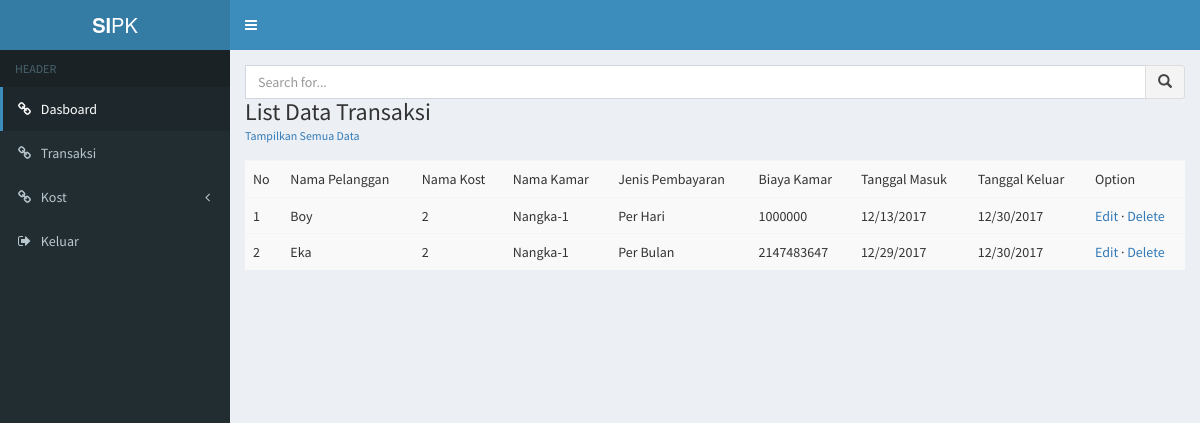
The app's page /tabletransaksi.php with its own data.
### tables this page shows
CREATE TABLE `transaksi` (
  `id_transaksi` int(10) NOT NULL,
  `nama_pelanggan` varchar(20) DEFAULT NULL,
  `nama_kost` varchar(20) DEFAULT NULL,
  `nama_kamar` varchar(20) DEFAULT NULL,
  `jenis_pembayaran` enum('Per Hari','Per Bulan','Per Tahun') DEFAULT NULL,
  `biaya_kamar` int(20) DEFAULT NULL,
  `tanggal_masuk` varchar(50) DEFAULT NULL,
  `tanggal_keluar` varchar(50) DEFAULT NULL
);

### tabletransaksi.php (the view, shortened to what this page needs)
<!DOCTYPE html>
<html>
<head>
  <link rel="stylesheet" href="bower_components/bootstrap/dist/css/bootstrap.min.css">
  <link rel="stylesheet" href="bower_components/font-awesome/css/font-awesome.min.css">
  <link rel="stylesheet" href="bower_components/Ionicons/css/ionicons.min.css">
  <link rel="stylesheet" href="dist/css/AdminLTE.min.css">
  <link rel="stylesheet" href="dist/css/skins/skin-blue.min.css">
  <link rel="stylesheet" href="bower_components/bootstrap-datepicker/dist/css/bootstrap-datepicker.min.css">
</head>
<body class="hold-transition skin-blue sidebar-mini">
<div class="wrapper">
  <header class="main-header">
    <a href="http://localhost/SIPK/" class="logo">
      <span class="logo-lg"><b>SI</b>PK</span>
    </a>
    <nav class="navbar navbar-static-top" role="navigation">
      <a href="#" class="sidebar-toggle" data-toggle="push-menu" role="button">
      </a>
    </nav>
  </header>
  <aside class="main-sidebar">
  <section class="sidebar">
      <ul class="sidebar-menu" data-widget="tree">
        <li class="header">HEADER</li>
        <li class="active"><a href="http://localhost/SIPK"><i class="fa fa-link"></i> <span>Dasboard</span></a></li>
        <li><a href="transaksi.php"><i class="fa fa-link"></i> <span>Transaksi</span></a></li>
        <li class="treeview">
          <a href="#"><i class="fa fa-link"></i> <span>Kost</span>
            <span class="pull-right-container">
                <i class="fa fa-angle-left pull-right"></i>
              </span>
          </a>
        </li>
        <li><a href="proses/logout.php"><i class="fa fa-sign-out"></i> <span>Keluar</span></a></li>
      </ul>
    </section>
  </aside>
  <div class="content-wrapper">
    <section class="content-header">
      <?php if (isset($_GET['option']) && isset($_GET['id_transaksi'])): ?>
        <?php
          if ($_GET['option'] == 'delete') {
            require_once "proses/connect.php";
            $id_transaksi = $_GET['id_transaksi'];
            $checkTransaksi = mysqli_query($connect, "SELECT * FROM transaksi WHERE id_transaksi='$id_transaksi'");
            if (mysqli_num_rows($checkTransaksi) > 0) {
              $deleteUser = mysqli_query($connect, "DELETE FROM transaksi WHERE id_transaksi='$id_transaksi'");
              if ($deleteUser) {
                echo 'Data Berhasil dihapus <a href="http://localhost/SIPK/tabletransaksi.php">Lihat Semua Data</a>';
              } else {
                echo "Gagal Menghapus Data Transaksi";
              }
            } else {
              echo "TRANSAKSI TIDAK DITEMUKAN";
            }
          }
        ?>
        <?php if ($_GET['option'] == "edit"): ?>
        <h1>
          Update Transaksi
        </h1>
        <small><a href="http://localhost/SIPK/tabletransaksi.php">Lihat Semua Data</a></small>
      </section>
      <section class="content container-fluid">
        <div class="panel panel-default">
          <div class="panel-body">
            <?php
              require_once "proses/connect.php";
              $getIDTransaksi = mysqli_escape_string($connect, $_GET['id_transaksi']);
              $getAllDataUser = mysqli_query($connect, "SELECT * FROM transaksi WHERE id_transaksi='$getIDTransaksi'");
              if (mysqli_num_rows($getAllDataUser) > 0) {
                $row = mysqli_fetch_assoc($getAllDataUser);
                $id_transaksi = $row['id_transaksi'];
                $nama_pelanggan = $row['nama_pelanggan'];
                $nama_kost = $row['nama_kost'];
                $nama_kamar = $row['nama_kamar'];
                $jenis_pembayaran = $row['jenis_pembayaran'];
                $biaya_kamar = $row['biaya_kamar'];
                $tanggal_masuk = $row['tanggal_masuk'];
                $tanggal_keluar = $row['tanggal_keluar'];
              }
            ?>
            <form role="form" action="proses/kamar.php" method="post">
              <?php if (isset($_GET['alert'])): ?>
                <?php if ($_GET['alert'] == "success"): ?>
                  <div class="alert alert-success">
                    Data Berhasil Masuk
                  </div>
                <?php endif; ?>
                <?php if ($_GET['alert'] == "danger"): ?>
                  <div class="alert alert-danger">
                    Data Gagal Masuk
                  </div>
                <?php endif; ?>
                <?php if ($_GET['alert'] == "nonefields"): ?>
                  <div class="alert alert-danger">
                    Masih ada data yang kosong!
                  </div>
                <?php endif; ?>
              <?php endif; ?>
                <div class="box-body">
                  <div class="form-group">
                    <label for="NamaPelanggan">Nama Pelanggan</label>
                    <input class="form-control" name="NamaPelanggan" id="NamaPelanggan" type="text" value="<?php echo $nama_pelanggan; ?>">
                  </div>
                  <div class="form-group">
                    <label for="NamaKost">Nama Kost</label>
                    <select class="form-control" name="NamaKost" id="NamaKost" value="<?php echo $nama_kost; ?>">
                      <option value="">Pilih Nama Kost</option>
                      <?php
                        require_once "proses/connect.php";
                        $getData = mysqli_query($connect, "SELECT * FROM tb_kost");
                        if (mysqli_num_rows($getData) > 0) {
                          while ($row = mysqli_fetch_assoc($getData)) {
                            $id_kost = $row['id_kost'];
                            $nama_kost = $row['nama_kost'];
                            echo '<option value="'.$id_kost.'">'.$nama_kost.'</option>';
                          }
                        } else {
                          echo '<option value="">Tidak ada Data</option>';
                        }
                      ?>
                    </select>
                  </div>
                    <div class="form-group">
                      <label for="NamaKamar">Nama Kamar</label>
                      <select class="form-control" name="NamaKamar" id="NamaKamar" value="<?php echo $nama_kamar; ?>">
                        <option value="">Pilih Nama Kamar</option>
                      </select>
                    </div>
                  <div class="form-group">
                    <label for="JenisPembayaran">Jenis Pembayaran</label>
                    <select class="form-control" name="JenisPembayaran" id="JenisPembayaran" value="<?php echo $jenis_pembayaran; ?>">
                      <option value="">Pilih</option>
                      <option value="Per Hari">Per Hari</option>
                      <option value="Per Bulan">Per Bulan</option>
                      <option value="Per Tahun">Per Tahun</option>
                    </select>
                  </div>
                  <div class="form-group">
                    <label for="BiayaKamar">Biaya Kamar</label>
                    <input class="form-control" name="BiayaKamar" id="BiayaKamar" type="text" value="<?php echo $biaya_kamar; ?>">
                  </div>
                  <div class="form-group">
                    <label for="TanggalMasuk">Tanggal Masuk</label>
                    <input class="form-control" name="TanggalMasuk" id="TanggalMasuk" type="text" data-provide="datepicker" value="<?php echo $tanggal_masuk; ?>">
                  </div>
                  <div class="form-group">
                    <label for="TanggalKeluar">Tanggal Keluar</label>
                    <input class="form-control" name="TanggalKeluar" id="TanggalKeluar" type="text" data-provide="datepicker" value="<?php echo $tanggal_keluar; ?>">
                  </div>
                <div class="box-footer">
                  <button type="submit" class="btn btn-primary">Submit</button>
                </div>
              </form>
            </section>
            </div>
          </div>
        <?php endif; ?>
        <?php else: ?>
          <div class="pull-right">
            <form method="post" action="#" id="search_form">
              <div class="input-group">
                <input type="text" class="form-control" id="query_search" placeholder="Search for...">
                <span class="input-group-btn">
                  <button class="btn btn-default" type="submit"><i class="glyphicon glyphicon-search"></i></button>
                </span>
              </div>
            </form>
          </div>
          <h1>
            List Data Transaksi
          </h1>
          <small><a href="http://localhost/SIPK/tabletransaksi.php">Tampilkan Semua Data</a></small>
        </section>
        <section class="content container-fluid">
          <?php if (isset($_GET['q'])): ?>
            <?php
              require_once "proses/connect.php";
              $query_search = mysqli_escape_string($connect, $_GET['q']);
              $getAllData = mysqli_query($connect, "SELECT * FROM transaksi WHERE nama_pelanggan LIKE '%$query_search%'");
              if (mysqli_num_rows($getAllData) > 0) {
              ?>
              <table class="table table-striped">
                <tr>
                  <td>No</td>
                  <td>Nama Pelanggan</td>
                  <td>Nama Kost</td>
                  <td>Nama Kamar</td>
                  <td>Jenis Pembayaran</td>
                  <td>Biaya Kamar</td>
                  <td>Tanggal Masuk</td>
                  <td>Tanggal Keluar</td>
                </tr>
              <?php
                $i = 1;
                while ($row = mysqli_fetch_assoc($getAllData)) {
                  $NamaPelanggan = $row['NamaPelanggan'];
                  $NamaKost = $row['NamaKost'];
                  $NamaKamar = $row['NamaKamar'];
                  $JenisPembayaran = $row['JenisPembayaran'];
                  $BiayaKamar = $row['BiayaKamar'];
                  $TanggalMasuk = $row['TanggalMasuk'];
                  $TanggalKeluar = $row['TanggalKeluar'];
              ?>
              <tr>
                <td><?php echo $i++;?></td>
                <td><?php echo $NamaPelanggan; ?></td>
                <td><?php echo $NamaKost; ?></td>
                <td><?php echo $nama_kamar; ?></td>
                <td><?php echo $JenisPembayaran; ?></td>
                <td><?php echo $BiayaKamar; ?></td>
                <td><?php echo $TanggalMasuk; ?></td>
                <td><?php echo $TanggalKeluar; ?></td>
              </tr>
            <?php
                }
              } else {
                echo "Tidak ada Data";
              }
            ?>
            <?php else: ?>
              <?php
                require_once "proses/connect.php";
                $getAllData = mysqli_query($connect, "SELECT * FROM transaksi ORDER BY id_transaksi DESC");
                if (mysqli_num_rows($getAllData) > 0) {
                ?>
                <table class="table table-striped">
                  <tr>
                    <td>No</td>
                    <td>Nama Pelanggan</td>
                    <td>Nama Kost</td>
                    <td>Nama Kamar</td>
                    <td>Jenis Pembayaran</td>
                    <td>Biaya Kamar</td>
                    <td>Tanggal Masuk</td>
                    <td>Tanggal Keluar</td>
                    <td>Option</td>
                  </tr>
                <?php
                  $i = 1;
                  while ($row = mysqli_fetch_assoc($getAllData)) {
                    $id_transaksi = $row['id_transaksi'];
                    $nama_pelanggan = $row['nama_pelanggan'];
                    $nama_kost = $row['nama_kost'];
                    $nama_kamar = $row['nama_kamar'];
                    $jenis_pembayaran = $row['jenis_pembayaran'];
                    $biaya_kamar = $row['biaya_kamar'];
                    $tanggal_masuk = $row['tanggal_masuk'];
                    $tanggal_keluar = $row['tanggal_keluar'];
                ?>
                <tr>
                  <tr>
                    <td><?php echo $i++;?></td>
                    <td><?php echo $nama_pelanggan; ?></td>
                    <td><?php echo $nama_kost; ?></td>
                    <td><?php echo $nama_kamar; ?></td>
                    <td><?php echo $jenis_pembayaran; ?></td>
                    <td><?php echo $biaya_kamar; ?></td>
                    <td><?php echo $tanggal_masuk; ?></td>
                    <td><?php echo $tanggal_keluar; ?></td>
                    <td><a href="?option=edit&amp;id_transaksi=<?php echo $id_transaksi; ?>">Edit</a> &middot; <a href="#" class="link-delete" data-id="<?php echo $id_transaksi;?>">Delete</a></td>
                </tr>
              <?php
                  }
                } else {
                  echo "Data Tidak Di Temukan";
                }
              ?>
          <?php endif; ?>
          </table>
      <?php endif; ?>
    </section>
</div>
</body>
</html>

### records on screen
transaksi: nama_pelanggan "Boy", nama_kost "2", nama_kamar "Nangka-1", jenis_pembayaran "Per Hari", biaya_kamar "1000000", tanggal_masuk "12/13/2017", tanggal_keluar "12/30/2017"
transaksi: nama_pelanggan "Eka", nama_kost "2", nama_kamar "Nangka-1", jenis_pembayaran "Per Bulan", biaya_kamar "2147483647", tanggal_masuk "12/29/2017", tanggal_keluar "12/30/2017"
